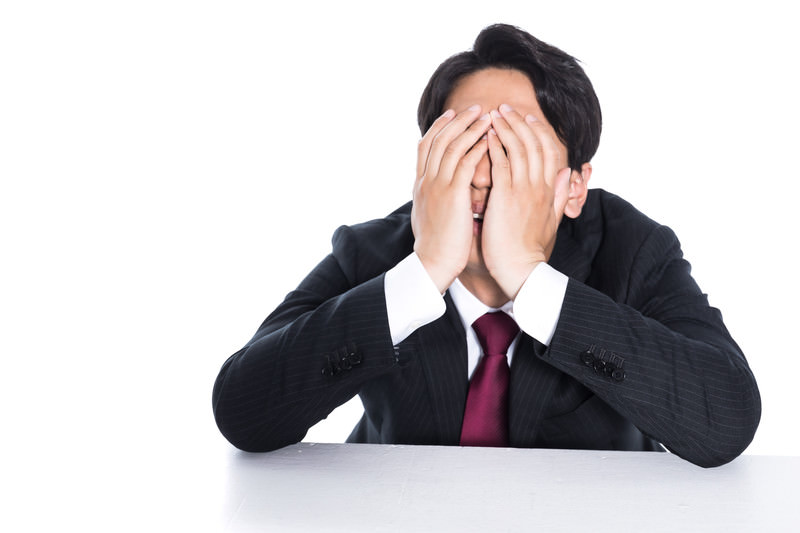
#> input picture image_preprocessing/sample.jpg, 800 x 533 px
$ python image_binarization.py
#> lines starting #> are read from the running program, lines starting #| are printed output that depends on the picture; after the words box and inside, x2 and y2 are one past the last pixel; in counts of white or black regions, pixels touching at a corner belong together
import cv2

# 画像の読み込み（グレースケール）
image = cv2.imread('sample.jpg', cv2.IMREAD_GRAYSCALE)
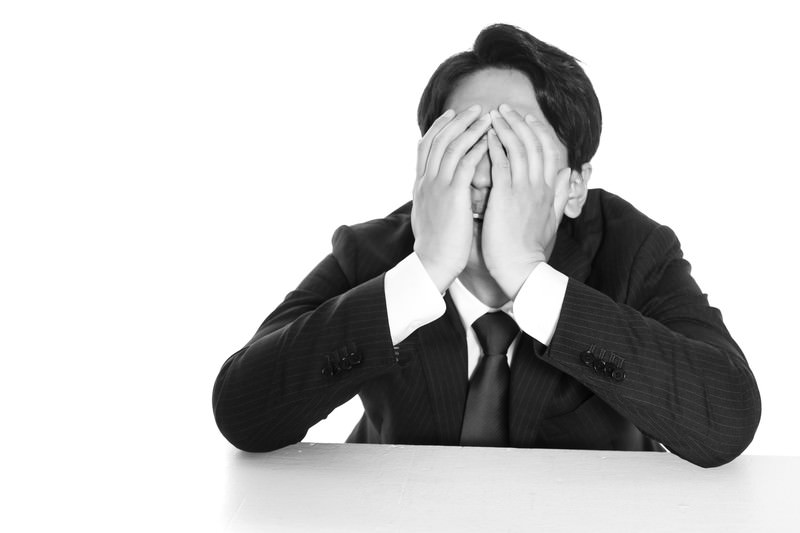
#> image: shape (533, 800); min 0, max 255, mean 197.3


# 固定しきい値による二値化
_, binary_image = cv2.threshold(image, 127, 255, cv2.THRESH_BINARY)
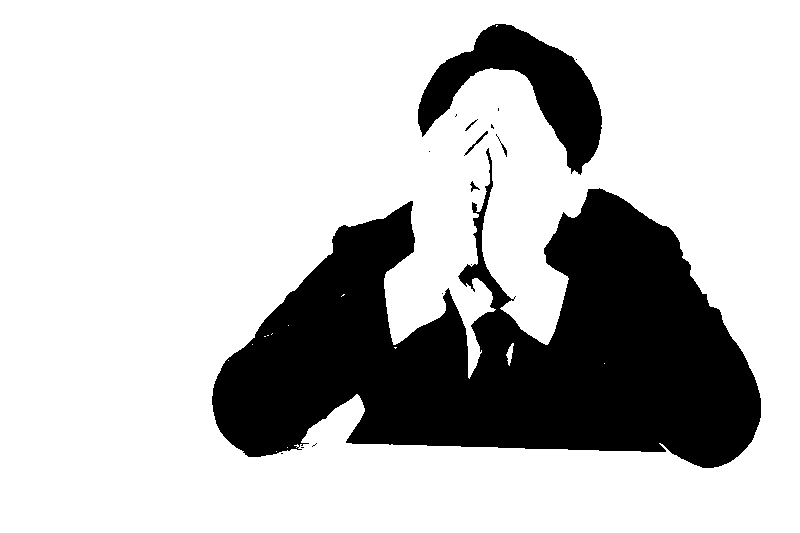
#> binary_image: shape (533, 800); 76.3% white; 16 black regions (10 under 20 px), largest, box (x1, y1, x2, y2) and area: (212, 148, 761, 468) 90278, (418, 24, 602, 175) 10432, (464, 131, 488, 156) 79, (496, 134, 507, 157) 40, (470, 181, 480, 192) 39, (465, 119, 478, 131) 29
# 結果の表示
cv2.imshow('Original Image', image)
cv2.imshow('Binary Image', binary_image)
cv2.waitKey(0)
cv2.destroyAllWindows()

# 大津の二値化
_, otsu_binary_image = cv2.threshold(image, 0, 255, cv2.THRESH_BINARY + cv2.THRESH_OTSU)
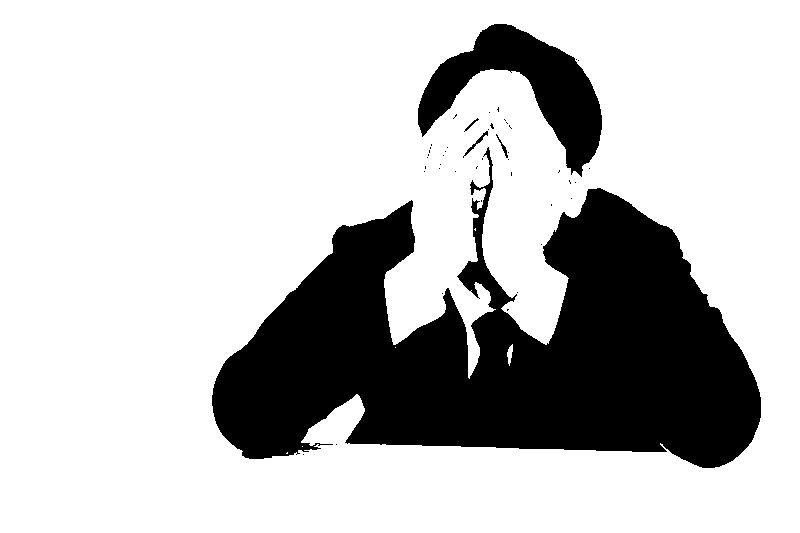
#> otsu_binary_image: shape (533, 800); 76% white; 46 black regions (41 under 20 px), largest, box (x1, y1, x2, y2) and area: (212, 147, 761, 468) 91374, (418, 24, 602, 177) 10689, (463, 131, 488, 158) 93, (496, 134, 508, 158) 56, (464, 118, 479, 132) 38
# 結果の表示
cv2.imshow('Original Image', image)
cv2.imshow('Otsu Binary Image', otsu_binary_image)
cv2.waitKey(0)
cv2.destroyAllWindows()


# 適応的二値化（平均値法）
adaptive_binary_image = cv2.adaptiveThreshold(image, 255, cv2.ADAPTIVE_THRESH_MEAN_C, cv2.THRESH_BINARY, 11, 2)
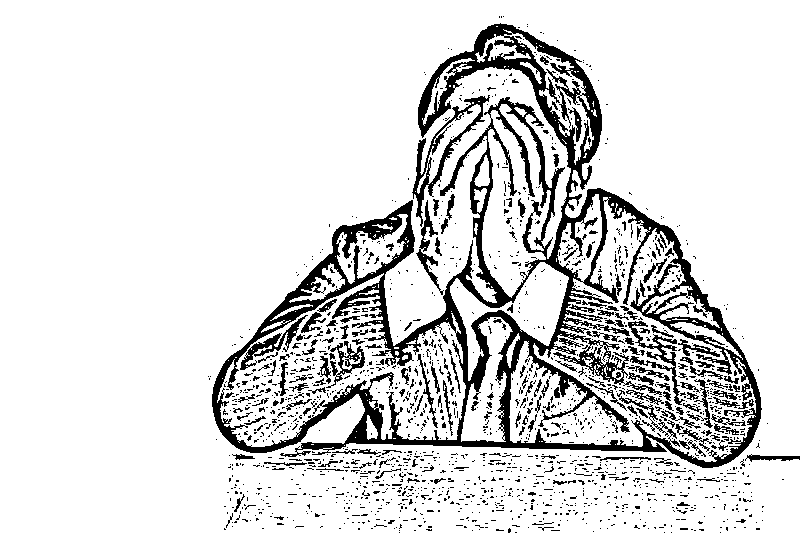
#> adaptive_binary_image: shape (533, 800); 86.3% white; 1724 black regions (1533 under 20 px), largest, box (x1, y1, x2, y2) and area: (212, 23, 762, 468) 38170, (412, 95, 490, 227) 1522, (628, 321, 685, 405) 863
# 適応的二値化（ガウシアン法）
adaptive_gaussian_binary_image = cv2.adaptiveThreshold(image, 255, cv2.ADAPTIVE_THRESH_GAUSSIAN_C, cv2.THRESH_BINARY, 11, 2)
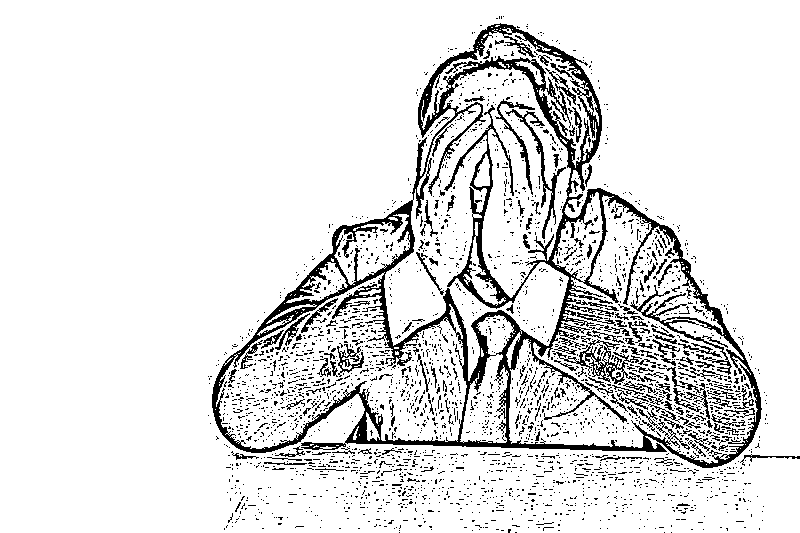
#> adaptive_gaussian_binary_image: shape (533, 800); 88.8% white; 2772 black regions (2591 under 20 px), largest, box (x1, y1, x2, y2) and area: (212, 23, 762, 468) 26753, (553, 339, 642, 384) 896, (505, 109, 566, 239) 773
# 結果の表示
cv2.imshow('Original Image', image)
cv2.imshow('Adaptive Mean Binary Image', adaptive_binary_image)
cv2.imshow('Adaptive Gaussian Binary Image', adaptive_gaussian_binary_image)
cv2.waitKey(0)
cv2.destroyAllWindows()
